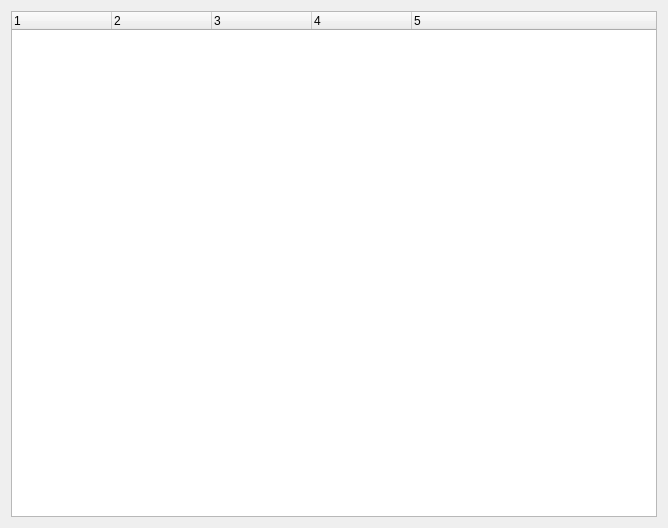
<?xml version="1.0" encoding="UTF-8"?>
<ui version="4.0">
 <class>Form</class>
 <widget class="QWidget" name="Form">
  <property name="geometry">
   <rect>
    <x>0</x>
    <y>0</y>
    <width>668</width>
    <height>528</height>
   </rect>
  </property>
  <property name="windowTitle">
   <string>Form</string>
  </property>
  <layout class="QVBoxLayout" name="verticalLayout">
   <item>
    <widget class="QTreeWidget" name="logTree">
     <property name="columnCount">
      <number>5</number>
     </property>
     <attribute name="headerDefaultSectionSize">
      <number>100</number>
     </attribute>
     <attribute name="headerHighlightSections">
      <bool>false</bool>
     </attribute>
     <attribute name="headerShowSortIndicator" stdset="0">
      <bool>false</bool>
     </attribute>
     <column>
      <property name="text">
       <string notr="true">1</string>
      </property>
     </column>
     <column>
      <property name="text">
       <string notr="true">2</string>
      </property>
     </column>
     <column>
      <property name="text">
       <string notr="true">3</string>
      </property>
     </column>
     <column>
      <property name="text">
       <string notr="true">4</string>
      </property>
     </column>
    </widget>
   </item>
   <item>
    <layout class="QHBoxLayout" name="horizontalLayout"/>
   </item>
  </layout>
 </widget>
 <resources/>
 <connections/>
</ui>
